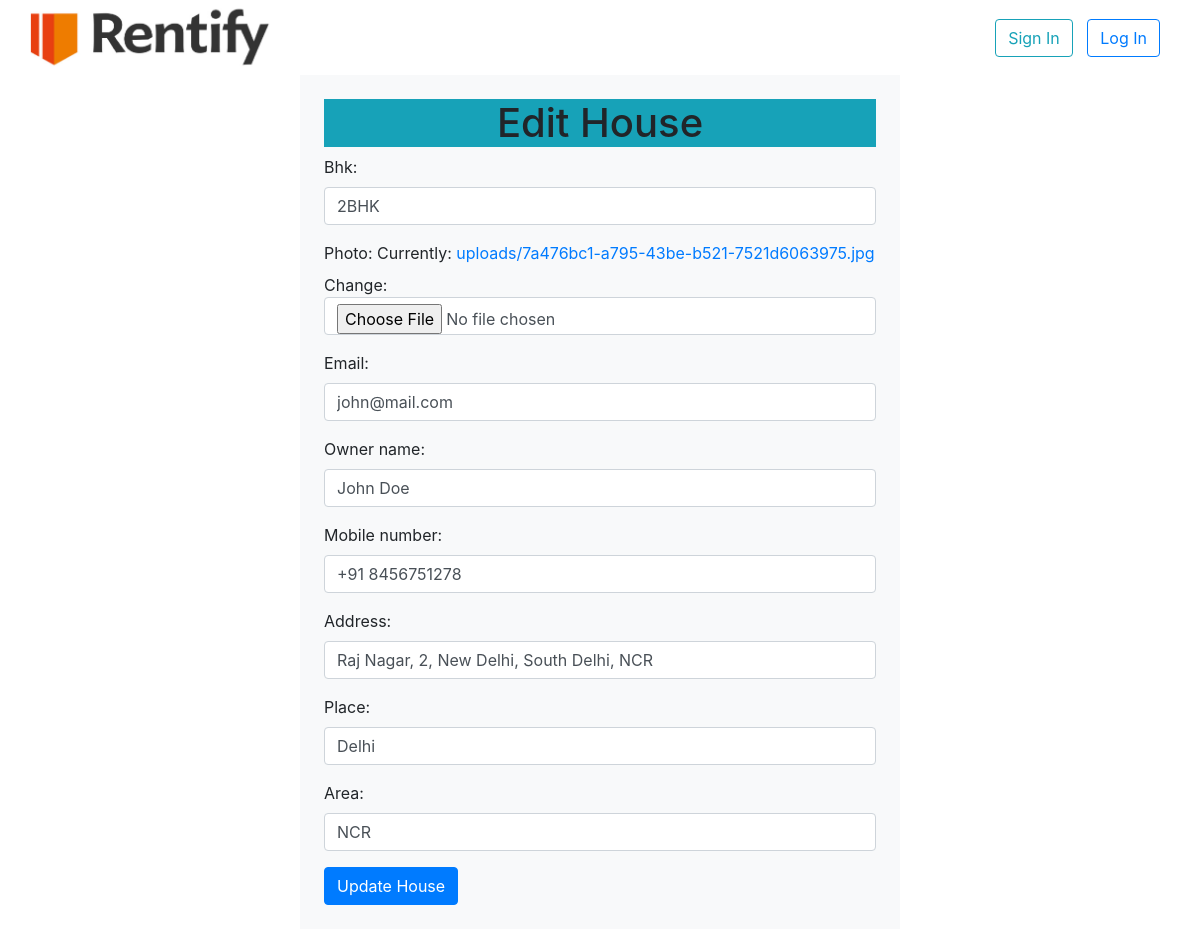
The app's page /Edit/3 with its own data.
### app/models.py (models this page shows)
class House(models.Model):
    bhk=models.CharField(max_length=30)
    photo=models.ImageField(upload_to="uploads",default="a.png")
    email=models.EmailField(unique=True)
    owner_name = models.CharField(max_length=100)
    mobile_number = models.CharField(max_length=15)
    address=models.CharField(max_length=255)
    place=models.CharField(max_length=255)
    area=models.CharField(max_length=255)

### app/views.py (the view)
# urls.py: path('Edit/<id>', views.EditHouse),
def EditHouse(request,id=None):
    one_rec=House.objects.get(pk=id)
    form=HouseForm(request.POST or None,request.FILES or None, instance=one_rec)
    if form.is_valid():
        form.save()
        return redirect('/')
    mydict= {'form':form}
    return render(request,'Edit.html',context=mydict)

### app/forms.py
class HouseForm(forms.ModelForm):
    class Meta:
        model=House
        fields =('bhk','photo','email','owner_name','mobile_number','address', 'place', 'area')
    def __init__(self, *args, **kwargs):
        super(HouseForm, self).__init__(*args, **kwargs)
        for visible in self.visible_fields():
            visible.field.widget.attrs['class'] = 'form-control'

### app/templates/Edit.html (shortened to what this page needs)
<!DOCTYPE html>
<html lang="en">
  <head>
    <link
      rel="stylesheet"
      href="https://cdn.jsdelivr.net/npm/bootstrap@4.6.1/dist/css/bootstrap.min.css"
    />
  </head>
  <body>
    <div
      class="header"
      style="
        display: flex;
        justify-content: space-between;
        align-content: center;
      "
    >
      <div class="left" style="margin-left: 15px">
        <img src="/static/rentify.png" height="75px" width="270px" />
      </div>
      <div
        class="right"
        style="align-items: center; align-content: center; margin-right: 35px"
      >
        <a href="/signin" class="btn btn-outline-info" style="margin: 5px"
          >Sign In</a
        >
        <a href="/login" class="btn btn-outline-primary" style="margin: 5px"
          >Log In</a
        >
      </div>
    </div>
    <div class="w-50 m-auto p-4 bg-light">
      <h1 class="text-center bg-info">Edit House</h1>
      <form method="post" enctype="multipart/form-data">
        {{form.as_p}}
        <button type="submit" class="btn btn-primary">Update House</button>
      </form>
    </div>
  </body>
</html>

### records on screen
House: bhk "2BHK", email "john@mail.com", owner_name "John Doe", mobile_number "+91 8456751278", address "Raj Nagar, 2, New Delhi, South Delhi, NCR", place "Delhi", area "NCR"
